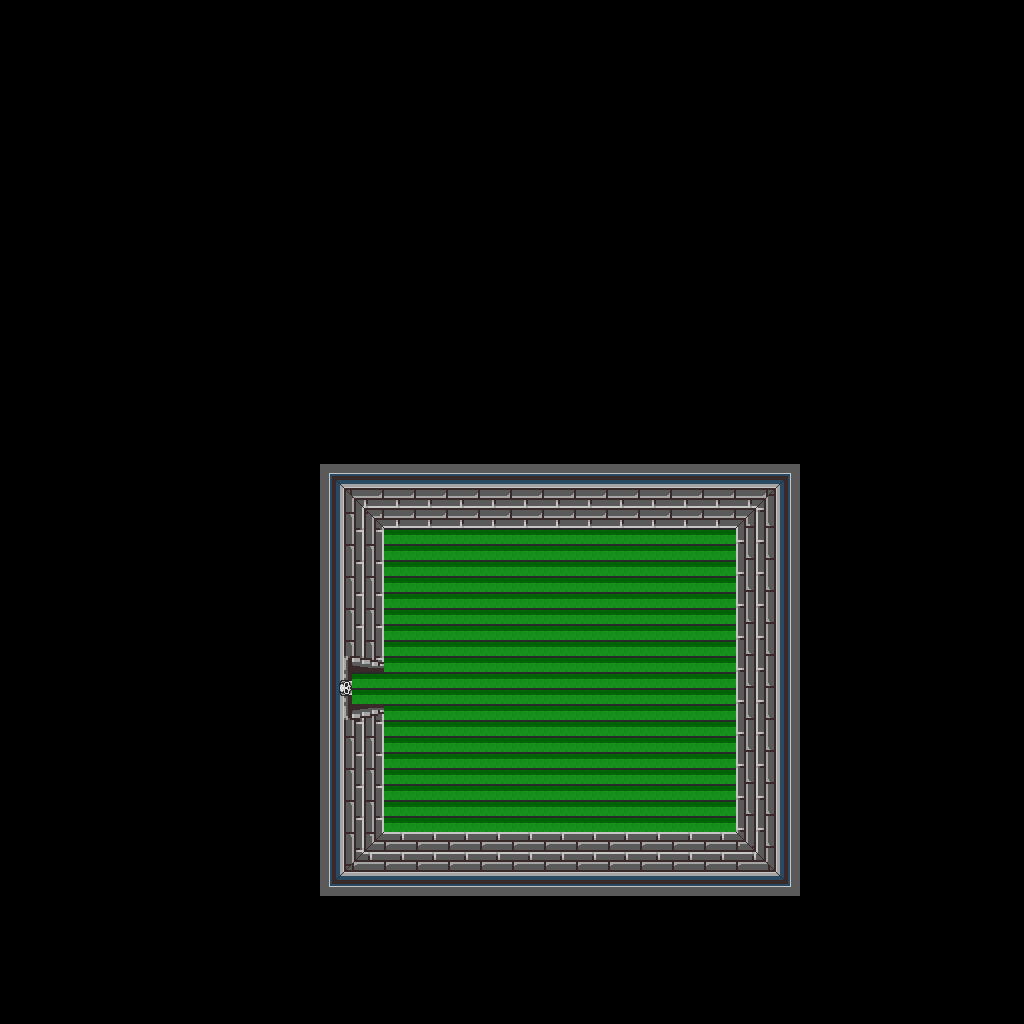

Tiled map render using the project's own tile images. Description and the map definition, with tile-layer contents summarised, below:
An orthogonal 64x64 tile map with 16x16 px tiles, 1 tile layer (base), 1 hidden layer not drawn and 14 objects.

<map version="1.10" tiledversion="1.12.1" orientation="orthogonal" renderorder="right-down" width="64" height="64" tilewidth="16" tileheight="16" infinite="0" nextlayerid="3" nextobjectid="15">
 <tileset firstgid="1" source="../classiciphone_pics4.tsx" />
 <layer id="1" name="base" width="64" height="64">
  <data>[4096 cells, 4096 non-empty, 58 distinct tile ids]</data>
 </layer>
 <layer id="2" name="collision" width="64" height="64" visible="0">
  <properties><property name="collision" value="true" /></properties>
  <data>[4096 cells, 3674 non-empty, 1 distinct tile ids]</data>
 </layer>
 <objectgroup id="3" name="npcs">
  <object id="1" x="352.0" y="672.0" width="16" height="16">
   <properties>
    <property name="gani" value="spiralstairl.png" />
    <property name="script" type="string">-- Auto-converted from GraalScript
-- // NPC made by Lady Calista MidNight (Ventrue)
-- [CLIENT-SIDE — server no-op]
-- if (created) {dontblock; drawunderplayer;
-- }</property>
   </properties>
  </object>
  <object id="2" x="528.0" y="528.0" width="16" height="16">
   <properties>
    <property name="gani" value="darkpedistal.png" />
    <property name="script" type="string">-- Auto-converted from GraalScript
-- // NPC made by Lady Calista MidNight (Ventrue)
-- [CLIENT-SIDE — server no-op]
-- if (created) {drawunderplayer;
-- }
-- if (playertouchsme) {
-- }</property>
   </properties>
  </object>
  <object id="3" x="528.0" y="496.0" width="16" height="16">
   <properties>
    <property name="script" type="string">-- Auto-converted from GraalScript
-- // NPC made by Lady Calista MidNight (Ventrue)
-- [CLIENT-SIDE — server no-op]
-- if (created) {
-- // Initialize the attributes
-- showcharacter;
-- setcharprop #3,head801.png;
-- setcharprop #C0,lightgray;
-- setcharprop #C1,darkgreen;
-- setcharprop #C2,black;
-- setcharprop #C3,darkgreen;
-- setcharprop #C4,darkgreen;
-- setcharprop #2,greenflm-shield.mng;
-- setcharprop #8, bodyc-kelmagerianbody.png;
-- setcharprop #n, Bell Darkmane;
-- shieldpower = 3;
-- dir = 2;
-- }
-- {
-- x=x+.50;
-- y=y+.50;
-- }
-- 
-- if (playertouchsme) {dontblock; drawoverplayer;
-- }</property>
   </properties>
  </object>
  <object id="4" x="384.0" y="496.0" width="16" height="16">
   <properties>
    <property name="gani" value="redlampani.png" />
    <property name="script" type="string">-- Auto-converted from GraalScript
-- // NPC made by Calista MidNight
-- if (created) {
end
-- if (playertouchsme) {
end</property>
   </properties>
  </object>
  <object id="5" x="704.0" y="496.0" width="16" height="16">
   <properties>
    <property name="gani" value="redlampani.png" />
    <property name="script" type="string">-- Auto-converted from GraalScript
-- // NPC made by Calista MidNight
-- if (created) {
end
-- if (playertouchsme) {
end</property>
   </properties>
  </object>
  <object id="6" x="384.0" y="768.0" width="16" height="16">
   <properties>
    <property name="gani" value="redlampani.png" />
    <property name="script" type="string">-- Auto-converted from GraalScript
-- // NPC made by Calista MidNight
-- if (created) {
end
-- if (playertouchsme) {
end</property>
   </properties>
  </object>
  <object id="7" x="704.0" y="768.0" width="16" height="16">
   <properties>
    <property name="gani" value="redlampani.png" />
    <property name="script" type="string">-- Auto-converted from GraalScript
-- // NPC made by Calista MidNight
-- if (created) {
end
-- if (playertouchsme) {
end</property>
   </properties>
  </object>
  <object id="8" x="448.0" y="592.0" width="16" height="16">
   <properties>
    <property name="gani" value="vvbellrug.png" />
    <property name="script" type="string">-- Auto-converted from GraalScript
-- // NPC made by Lady Calista MidNight (Ventrue)
-- [CLIENT-SIDE — server no-op]
-- if (created) {dontblock; drawunderplayer;
-- }</property>
   </properties>
  </object>
  <object id="9" x="608.0" y="480.0" width="16" height="16">
   <properties>
    <property name="gani" value="vvwallbanner.png" />
    <property name="script" type="string">-- Auto-converted from GraalScript
-- // NPC made by Lady Calista MidNight (Ventrue)
-- if (created) {
end
-- if (playertouchsme) {
end</property>
   </properties>
  </object>
  <object id="10" x="496.0" y="480.0" width="16" height="16">
   <properties>
    <property name="gani" value="vvwallbanner.png" />
    <property name="script" type="string">-- Auto-converted from GraalScript
-- // NPC made by Lady Calista MidNight (Ventrue)
-- if (created) {
end
-- if (playertouchsme) {
end</property>
   </properties>
  </object>
  <object id="11" x="656.0" y="720.0" width="16" height="16">
   <properties>
    <property name="gani" value="light2.png" />
    <property name="script" type="string">-- Auto-converted from GraalScript
-- // NPC made by Lady Calista MidNight (Ventrue)
-- if (created) {
-- setimg light2.png;
self.dontblock = true
end
-- [CLIENT-SIDE — server no-op]
-- if (playerenters) {
-- setcoloreffect 2,1,0,0.30;
-- drawaslight;
-- }</property>
   </properties>
  </object>
  <object id="12" x="656.0" y="448.0" width="16" height="16">
   <properties>
    <property name="gani" value="light2.png" />
    <property name="script" type="string">-- Auto-converted from GraalScript
-- // NPC made by Lady Calista MidNight (Ventrue)
-- if (created) {
-- setimg light2.png;
self.dontblock = true
end
-- [CLIENT-SIDE — server no-op]
-- if (playerenters) {
-- setcoloreffect 2,1,0,0.30;
-- drawaslight;
-- }</property>
   </properties>
  </object>
  <object id="13" x="336.0" y="448.0" width="16" height="16">
   <properties>
    <property name="gani" value="light2.png" />
    <property name="script" type="string">-- Auto-converted from GraalScript
-- // NPC made by Lady Calista MidNight (Ventrue)
-- if (created) {
-- setimg light2.png;
self.dontblock = true
end
-- [CLIENT-SIDE — server no-op]
-- if (playerenters) {
-- setcoloreffect 2,1,0,0.30;
-- drawaslight;
-- }</property>
   </properties>
  </object>
  <object id="14" x="336.0" y="720.0" width="16" height="16">
   <properties>
    <property name="gani" value="light2.png" />
    <property name="script" type="string">-- Auto-converted from GraalScript
-- // NPC made by Lady Calista MidNight (Ventrue)
-- if (created) {
-- setimg light2.png;
self.dontblock = true
end
-- [CLIENT-SIDE — server no-op]
-- if (playerenters) {
-- setcoloreffect 2,1,0,0.30;
-- drawaslight;
-- }</property>
   </properties>
  </object>
 </objectgroup>
</map>
